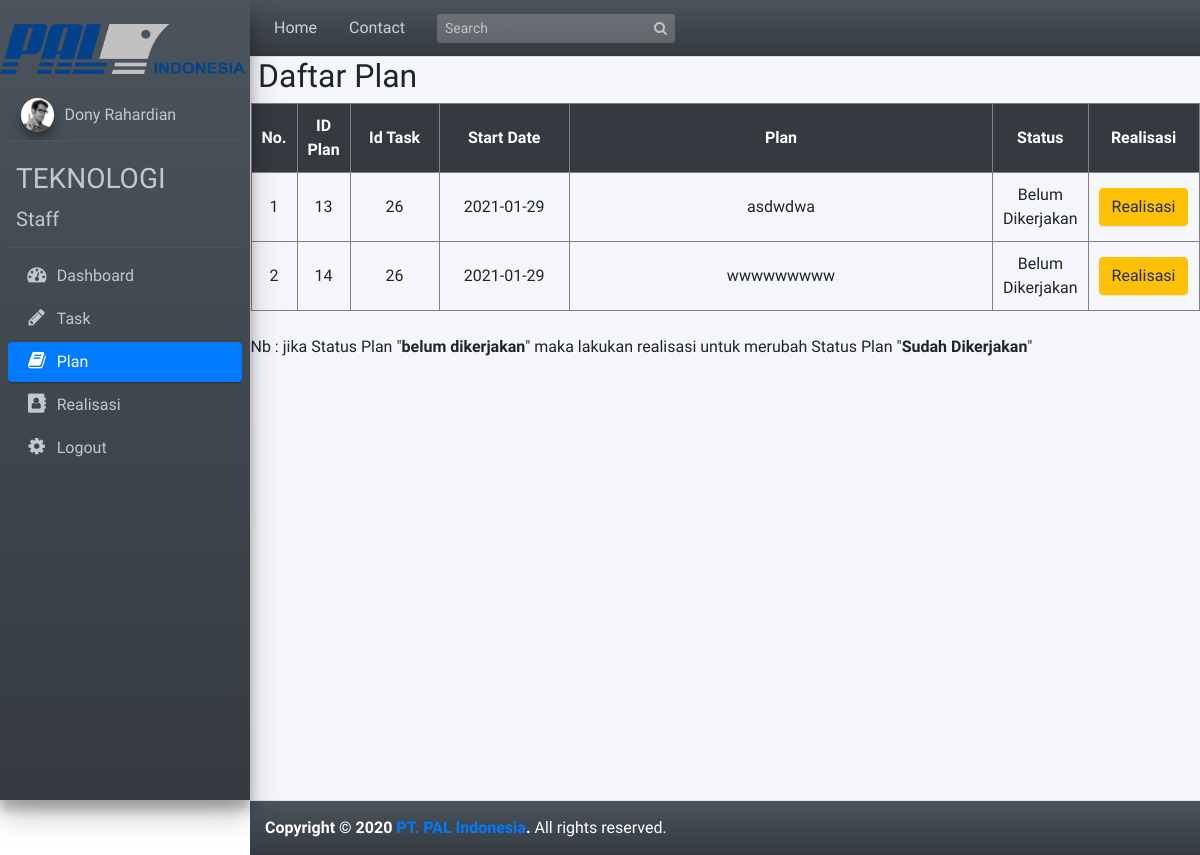
The page /pages/user_2/index.php?plan (signed in) on the database as committed earlier.
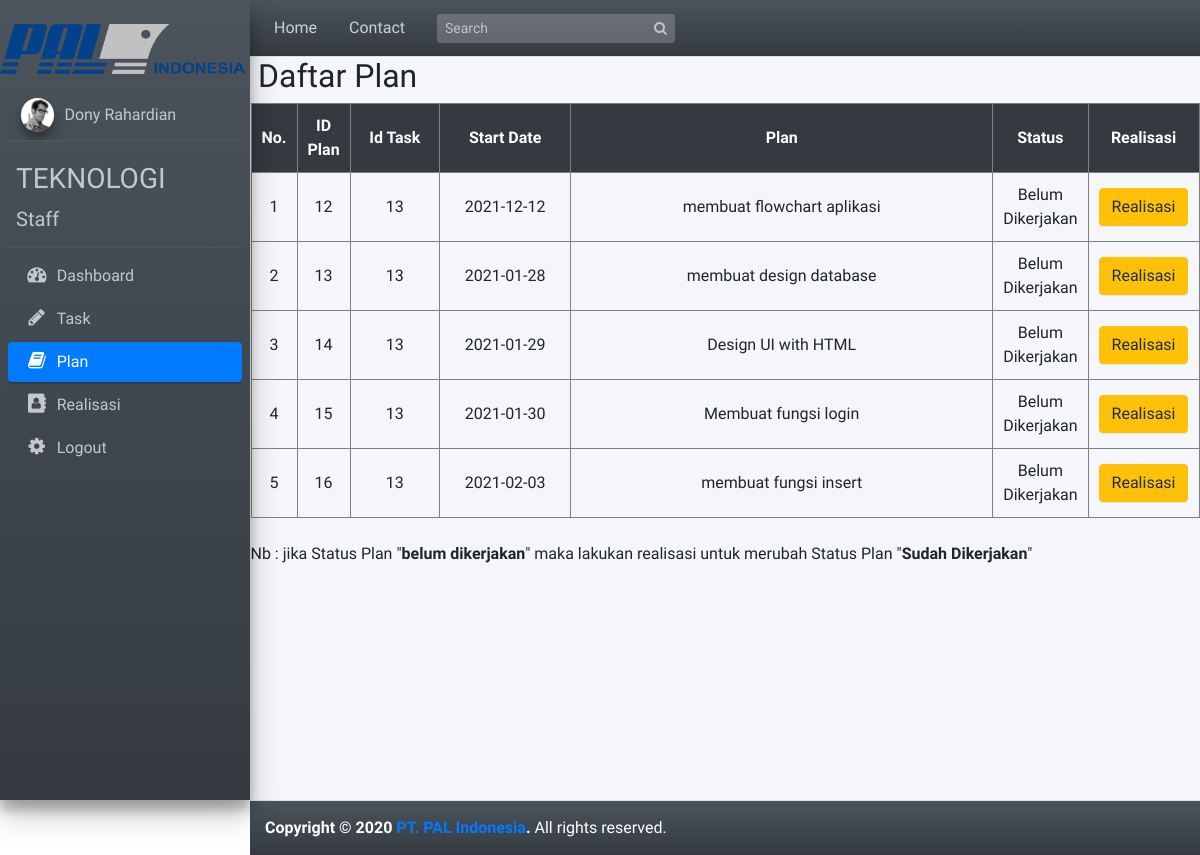
The same page on the database as committed later.
### tables this page shows
CREATE TABLE `tabel_plan` (
  `id_plan` int(11) NOT NULL,
  `id_task` int(11) NOT NULL,
  `date` date NOT NULL,
  `plan` varchar(255) NOT NULL,
  `status` int(1) NOT NULL
);

CREATE TABLE `tabel_pj` (
  `id_task` int(11) NOT NULL,
  `nip` int(11) NOT NULL
);

### pages/user_2/tabel_plan.php (the view, shortened to what this page needs)
<?php
  $no=1;
  $connect = mysqli_connect("localhost", "root", "", "magang_pal");
  $query = "SELECT * FROM  tabel_plan
            INNER JOIN tabel_pj
            ON tabel_plan.id_task = tabel_pj.id_task
            WHERE tabel_plan.status='0' AND tabel_pj.nip='$_SESSION[nip]'
            ORDER BY tabel_plan.id_task DESC";
  $result = mysqli_query($connect, $query);
?>
<h2>Daftar Plan</h2>
<div class="row mb-2">
  <div class="table-responsive">
    <div id="daftar_plan">
      <table border="1" cellpadding="10" style="text-align:center;">
        <tr  bgcolor="#343a40"  style="color:#ffffff;">
            <th>No.</th>
            <th width=5%>ID Plan</th>
            <th width=10%>Id Task</th>
            <th width=15%>Start Date</th>
            <th width=50%>Plan</th>
            <th width=10%>Status</th>
            <th width=15%>Realisasi</th>
        </tr>
            <?php
              while($row = mysqli_fetch_array($result))
              {
            ?>
        <tr>
              <td><?php echo $no ?></td>
              <td><?php echo $row['id_plan'] ?></td>
              <td><?php echo $row['id_task'] ?></td>
              <td><?php echo $row['date'] ?></td>
              <td><?php echo $row['plan'] ?></td>
              <td>
                  <?php if($row['status']=='0')
                      {
                    ?>
                        <a>Belum Dikerjakan</a>
                    <?php }?>
                  </td>
              <td>
              <input type="button" name="add" value="Realisasi" id="<?php echo $row["id_plan"]; ?>" class="btn btn-warning btn-xs tambah_data" />
              </td>
        </tr>
              <?php $no++;
                }
              ?>
      </table><br>
      <p>Nb : jika Status Plan "<b>belum dikerjakan</b>" maka lakukan realisasi untuk merubah Status Plan "<b>Sudah Dikerjakan</b>"</p>
    </div>
  </div>
</div>

### pages/user_2/index.php (shortened to what this page needs)
<!DOCTYPE html>
<html>
<head>
  <link rel="stylesheet" href="../../plugins/font-awesome/css/font-awesome.min.css">
  <link rel="stylesheet" href="https://code.ionicframework.com/ionicons/2.0.1/css/ionicons.min.css">
  <link rel="stylesheet" href="../../dist/css/adminlte.min.css">
  <link rel="stylesheet" href="../../plugins/iCheck/flat/blue.css">
  <link rel="stylesheet" href="../../plugins/morris/morris.css">
  <link rel="stylesheet" href="../../plugins/jvectormap/jquery-jvectormap-1.2.2.css">
  <link rel="stylesheet" href="../../plugins/datepicker/datepicker3.css">
  <link rel="stylesheet" href="../../plugins/daterangepicker/daterangepicker-bs3.css">
  <link rel="stylesheet" href="../../plugins/bootstrap-wysihtml5/bootstrap3-wysihtml5.min.css">
</head>
<body class="hold-transition sidebar-mini">
<div class="wrapper">
  <nav class="main-header navbar navbar-expand bg-dark-gradient navbar-dark border-bottom">
    <ul class="navbar-nav">
      <li class="nav-item d-none d-sm-inline-block">
        <a href="index.php" class="nav-link">Home</a>
      </li>
      <li class="nav-item d-none d-sm-inline-block">
        <a href="#" class="nav-link">Contact</a>
      </li>
    </ul>
    <form class="form-inline ml-3">
      <div class="input-group input-group-sm">
        <input class="form-control form-control-navbar" type="search" placeholder="Search" aria-label="Search">
        <div class="input-group-append">
          <button class="btn btn-navbar" type="submit">
            <i class="fa fa-search"></i>
          </button>
        </div>
      </div>
    </form>
  </nav>
  <aside class="main-sidebar bg-dark-gradient sidebar-dark-primary elevation-4">
     <br>
    <img src="../../img/logpal.jpg" width="245px" height="50px">
    <div class="sidebar">
      <div class="user-panel mt-4 pb-2 mb-2 d-flex">
        <div class="image">
          <img src="../../dist/img/user2-160x160.jpg" class="img-circle elevation-3" alt="User Image">
        </div>
        <div class="info">
          <a href="" class="d-block"><?php echo $_SESSION['nama']; ?></a>
        </div>
      </div>
      <a href="index.php?home" class="brand-link">
      <h3 class="brand-text font-weight-light"><b><?php echo $_SESSION['divisi']; ?></b></h3>
      <span class="brand-text font-weight-light"><?php echo $_SESSION['jabatan']; ?></span>
      </a>
      <nav class="mt-2">
        <ul class="nav nav-pills nav-sidebar flex-column" data-widget="treeview" role="menu" data-accordion="false">
              <li class="nav-item">
                <a href="index.php?home" class="nav-link <?php if(isset($_REQUEST['home'])){ echo"active"; } ?>">
                  <i class="fa fa-dashboard nav-icon"></i>
                  <p>Dashboard</p>
                </a>
              </li>
              <li class="nav-item ">
                <a href="index.php?task" class="nav-link <?php if(isset($_REQUEST['task'])){ echo"active"; } ?>">
                  <i class="nav-icon fa fa-pencil"></i>
                  <p>Task</p>
                </a>
              </li>
              <li class="nav-item ">
                <a href="index.php?plan" class="nav-link <?php if(isset($_REQUEST['plan'])){ echo"active"; } ?>">
                  <i class="nav-icon fa fa-book"></i>
                  <p>Plan</p>
                </a>
              </li>
              <li class="nav-item ">
                <a href="index.php?realisasi" class="nav-link <?php if(isset($_REQUEST['realisasi'])){ echo"active"; } ?>">
                  <i class="nav-icon fa fa-address-book"></i>
                  <p>Realisasi</p>
                </a>
              </li>
              <li class="nav-item">
                <a href="../../function/logout.php" class="nav-link">
                  <i class="nav-icon fa fa-gear"></i>
                  <p>
                    Logout
                  </p>
                </a>
              </li>
        </ul>
      </nav>
    </div>
  </aside>
  <div class="content-wrapper">
    <div class="content">
    <?php
			if(isset($_REQUEST['home'])){
				include("home.php");
			}else if(isset($_REQUEST['task'])){
				include("tabel_task.php");
			}else if(isset($_REQUEST['plan'])){
        include("tabel_plan.php");
      }else if(isset($_REQUEST['realisasi'])){
        include("tabel_realisasi.php");
      }?>
    </div>
  </div>
  <footer class="main-footer bg-dark-gradient">
    <strong>Copyright &copy; 2020 <a href="https://pal.co.id">PT. PAL Indonesia</a>.</strong>
    All rights reserved.
  </footer>
</div>
</body>
</html>

Rows that differ between the two databases and show on the page:
added tabel_plan: id_plan "12", tabel_pj.id_task "13", date "2021-12-12", plan "membuat flowchart aplikasi", status "Belum Dikerjakan"
changed tabel_plan id 13: tabel_pj.id_task "26" → "13"; date "2021-01-29" → "2021-01-28"; plan "asdwdwa" → "membuat design database"
changed tabel_plan id 14: tabel_pj.id_task "26" → "13"; plan "wwwwwwwww" → "Design UI with HTML"
added tabel_plan: id_plan "15", tabel_pj.id_task "13", date "2021-01-30", plan "Membuat fungsi login", status "Belum Dikerjakan"
added tabel_plan: id_plan "16", tabel_pj.id_task "13", date "2021-02-03", plan "membuat fungsi insert", status "Belum Dikerjakan"
